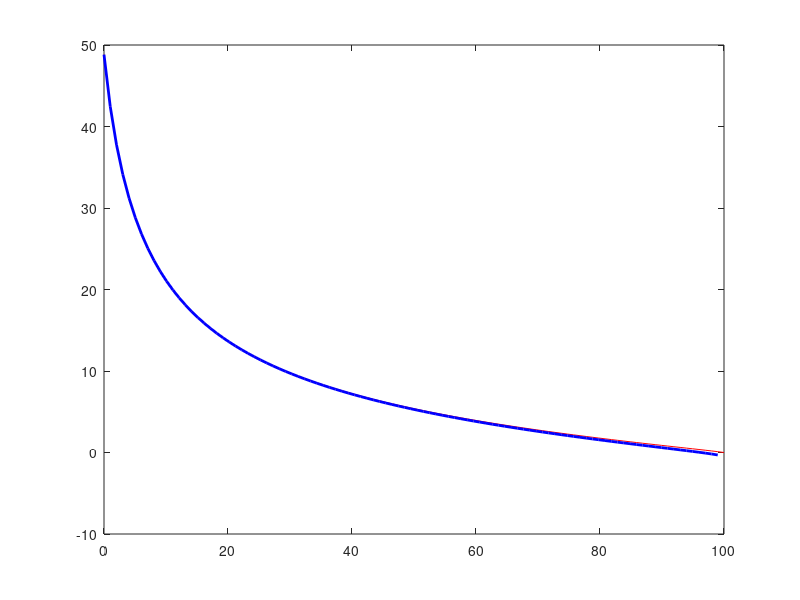

Reproduce this figure in MATLAB. (Note: this script raises an error after producing the figure.)
function reb_4_2_calculations
    % Given
    k1 = 3.37; % lbmol/h/ft^3/atm^-0.55
    K1 = 12.0;
    y_H2O_0 = 0.75;
    y_CO_0 = 0.24;
    y_CO2_0 = 0.01;
    P = 10; % atm
    T = 675; % K
    R = 0.08206; % L atm/mol/K

    % Basis
    V = 1.0; % L

    % Calculate the initial moles of each reagent, eqns 4 - 7
    n_CO_0 = y_CO_0*P*V/R/T;
    n_H2O_0 = y_H2O_0*P*V/R/T;
    n_CO2_0 = y_CO2_0*P*V/R/T;
    n_H2_0 = 0;

    % Create vectors for plot data
    f_CO = linspace(0.0,1.0,100);
    r_m0 = nan(100,1);
    r_m1 = nan(100,1);

    % calculate the predicted rates at each conversion
    for i = 1:100
        % calculate the moles of CO, eqn 8
        n_CO = n_CO_0*(1-f_CO(i));
        % calculate the apparent extent, eqn 9
        extent = n_CO_0 - n_CO;
        % calculate the moles of H2O, CO2 and H2, eqns 10 - 12
        n_H2O = n_H2O_0 - extent;
        n_CO2 = n_CO2_0 + extent;
        n_H2 = n_H2_0 + extent;
        % calculate the partial pressures, eqns 13 - 16
        P_CO = n_CO*R*T/V;
        P_H2O = n_H2O*R*T/V;
        P_CO2 = n_CO2*R*T/V;
        P_H2 = n_H2*R*T/V;
        % calculate the rates
        r_m0(i) = k1*P_CO^0.9*P_H2O^0.25*P_CO2^-0.6;
        factor = 1 - P_CO2*P_H2/K1/P_CO/P_H2O;
        r_m1(i) = r_m0(i)*factor;
    end

    % plot the results
    figure; % predicted rates vs conversion
    plot(100*f_CO,r_m0,'r',100*f_CO,r_m1,'b','LineWidth',2)
    yline(0,'LineWidth',2)
    set(gca, 'FontSize', 14);
    xlabel('CO Conversion (%)','FontSize', 14)
    ylabel('Predicted Rate (lbmol h^-^1 ft^-^3 atm^-^0^.^5^5)',...
        'FontSize', 14)
    legend({'without equilibrium factor','with equilibrium factor'},'Location','northeast','FontSize',14)
    % save the figure
    saveas(gcf,"reb_4_2_Matlab_fig_1.png")
    
    figure; % predicted rates vs conversion
    plot(100*f_CO(85:100),r_m0(85:100),'r',100*f_CO(85:100),...
        r_m1(85:100),'b','LineWidth',2)
    yline(0,'LineWidth',2)
    set(gca, 'FontSize', 14);
    xlabel('CO Conversion (%)','FontSize', 14)
    ylabel('Predicted Rate (lbmol h^-^1 ft^-^3 atm^-^0^.^5^5)',...
        'FontSize', 14)
    legend({'without equilibrium factor','with equilibrium factor'},'Location','northeast','FontSize',14)
    % save the figure
    saveas(gcf,"reb_4_2_Matlab_fig_2.png")
end